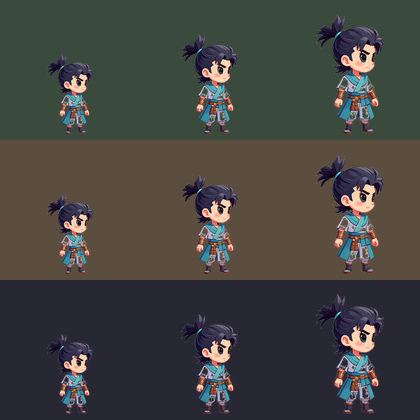
#> input picture art/hero/scale_test/v3_scale_1x.png, 420 x 420 px, given in place of draft_landscape.png, which was not available
$ python cover_corgi_final.py
#> lines starting #> are read from the running program, lines starting #| are printed output that depends on the picture; pictures that were not available may be replaced by others from this repository, and a replacement may not be noted
### tools/cover_final.py
"""Finishes the store covers: crops each cover to its store size and lays the logo over it.
usage: python cover_final.py <store dir> [en|zh]
Reads <store dir>/cover_key_{landscape,portrait,square}.png (art/store/README.md) and
logo_<lang>.png, writes <store dir>/final/<lang>_{landscape,portrait,square}.png (docs/store.md
"Images"), and the WeChat share card client/wechat/share/<lang>.jpg (5:4, cut from the painted
landscape cover cover_landscape.png)."""
import sys
from pathlib import Path

from PIL import Image

# name: store size, crop focus (fraction of width, height kept in view), logo (centre x, centre y,
# width) as fractions of the final picture, or None. Only the landscape cover, shown big on the game
# page, carries the logo: on the small grid thumbnails it would be unreadable and cover the horde,
# and the portal prints the title next to them anyway.
LOGO_LANDSCAPE = (0.86, 0.12, 0.2)
COVERS = {
    "landscape": ((1920, 1080), (0.5, 0.5), LOGO_LANDSCAPE),
    "portrait": ((800, 1200), (0.5, 0.5), None),
    "square": ((800, 800), (0.5, 0.5), None),
}
# the card a WeChat share shows: 5:4 at 500x400, a JPEG to stay light in the main package
SHARE = ((500, 400), (0.44, 0.5), (0.5, 0.15, 0.42))
SHARE_DIR = Path(__file__).resolve().parent.parent / "client" / "wechat" / "share"


def fit(im, size, focus):
    """Scales im to cover size, cropping the overflow around focus."""
#> called with size = (1920, 1080), focus = (0.5, 0.5)
    w, h = size
#> w = 1920; h = 1080
    k = max(w / im.width, h / im.height)
#> k = 4.57
    im = im.resize((round(im.width * k), round(im.height * k)), Image.LANCZOS)
    x = min(max(round(im.width * focus[0] - w / 2), 0), im.width - w)
#> x = 0
    y = min(max(round(im.height * focus[1] - h / 2), 0), im.height - h)
#> y = 420
    return im.crop((x, y, x + w, y + h))
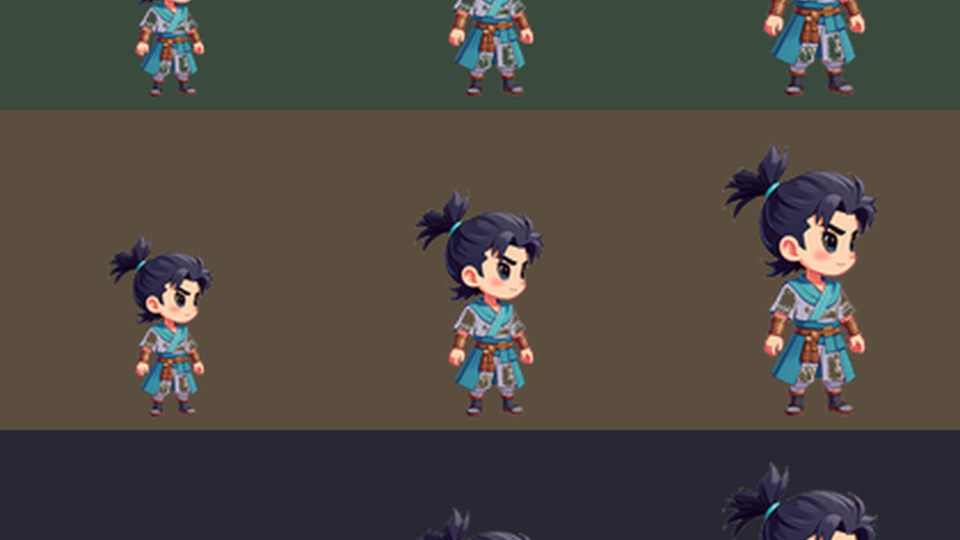
#> returned value: PIL image 1920x1080 RGBA (shown at 1/2 size); mean R, G, B, A 77.5, 72.4, 65.5, 255


# [14 lines left out: function main, not called in this run]


def cover(path, logo, size, focus, place):
    """The cover cut to size, with the logo laid over it (if place is not None)."""
    page = fit(Image.open(path).convert("RGBA"), size, focus)
    if place is None:
        return page.convert("RGB")
#> returned value: PIL image 1920x1080 RGB
    lx, ly, lw = place
    k = lw * size[0] / logo.width
    mark = logo.resize((round(logo.width * k), round(logo.height * k)), Image.LANCZOS)
    page.alpha_composite(mark, (round(lx * size[0] - mark.width / 2), round(ly * size[1] - mark.height / 2)))
    return page.convert("RGB")


# [2 lines that do not run on import are left out]

### tools/cover_corgi_final.py
"""The corgi's CrazyGames covers: its gameplay covers (draft_<shape>.png, tools/cover_corgi_horde.py,
the ones on its Playgama app) cut to the store sizes of cover_final.py, with no logo (the corgi has none).
usage: python tools/cover_corgi_final.py
Writes art/reskin/corgi/store/final/en_{landscape,portrait,square}.png (docs/store.md "Images")."""
from pathlib import Path

from cover_final import COVERS, cover

STORE = Path(__file__).resolve().parent.parent / "art" / "reskin" / "corgi" / "store"


def main():
    out = STORE / "final"
    out.mkdir(exist_ok=True)
    for name, (size, focus, _) in COVERS.items():
        cover(STORE / f"draft_{name}.png", None, size, focus, None).save(out / f"en_{name}.png", optimize=True)
        print(out / f"en_{name}.png", size)
#> pass 2 of the loop in main, `for name, (size, focus, _) in COVERS.items():`:
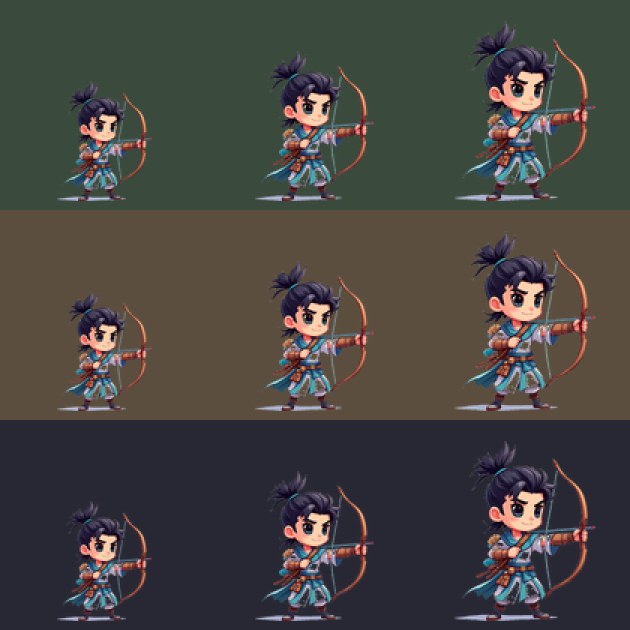
#> input picture art/hero/scale_test/ref_scale.png, 1260 x 1260 px, given in place of draft_portrait.png, which was not available (shown at 1/2 size)
#> w = 800; h = 1200
#> k = 0.952
#> im: PIL image 1200x1200 RGBA
#> x = 200
#> y = 0
#> in fit (call 2), `return im.crop((x, y, x + w, y + h))`:
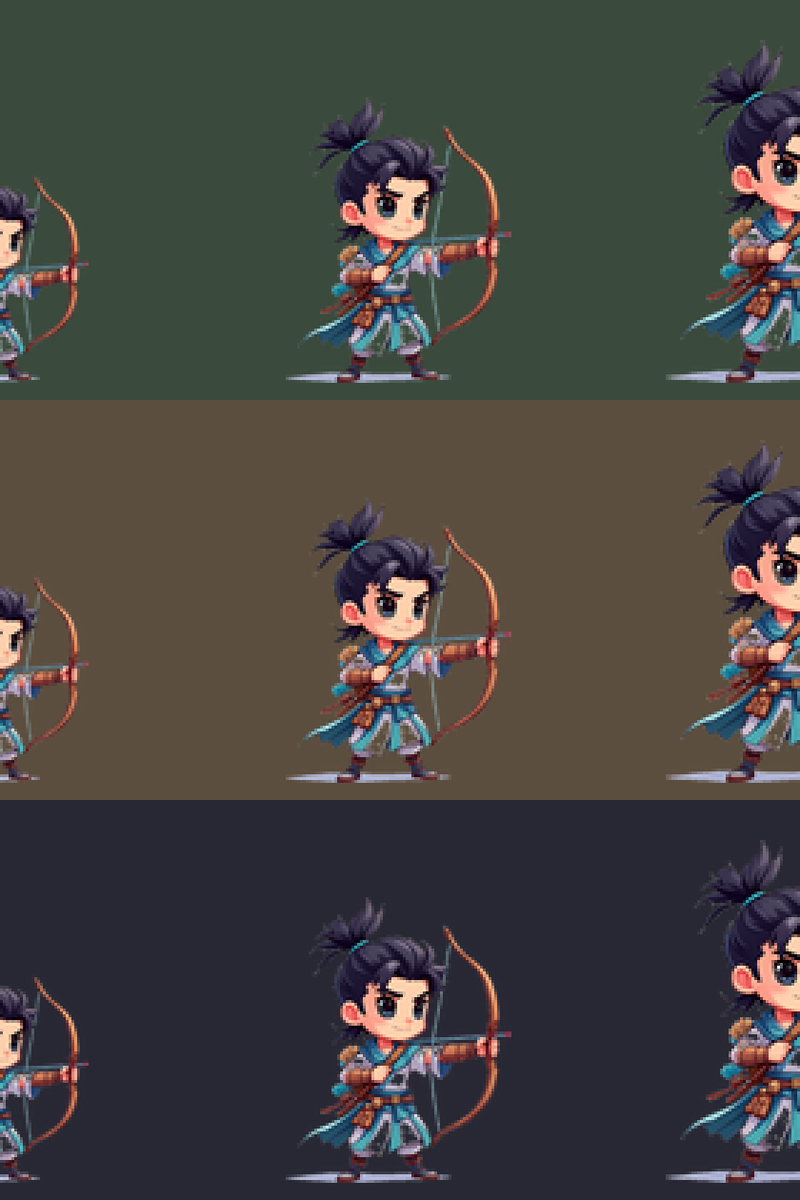
#> returned value: PIL image 800x1200 RGBA; mean R, G, B, A 71.1, 68.8, 65.1, 255


if __name__ == "__main__":
    main()
